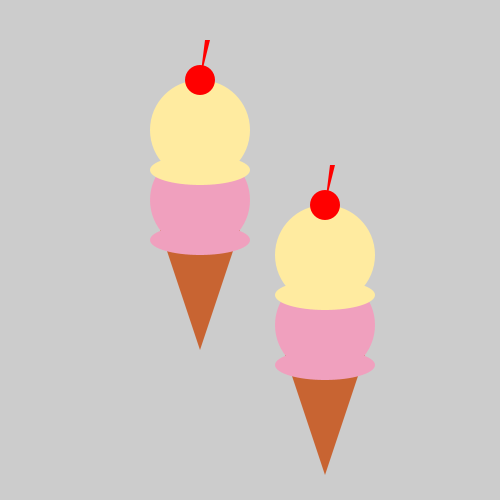
Frame 1 (no input)
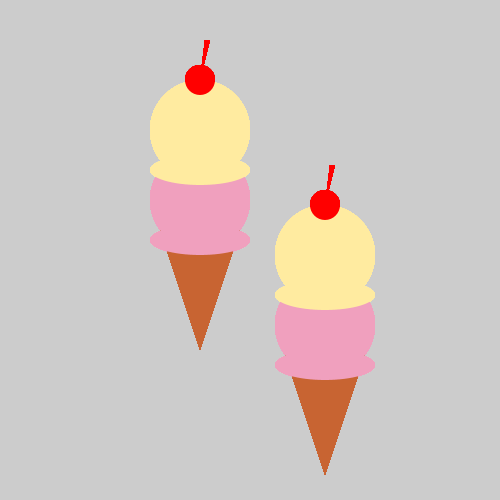
Frame 60 (the mouse pressed at the canvas centre just before this capture)
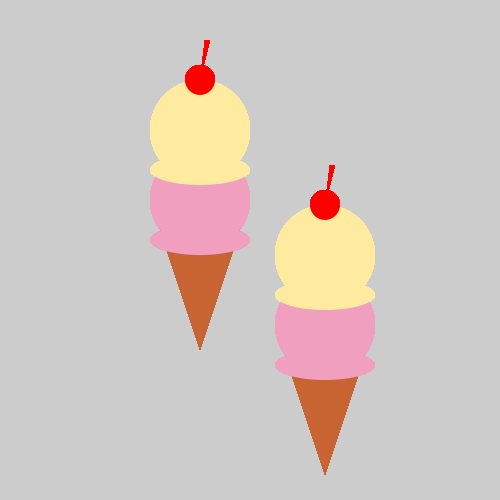
Frame 120 (the mouse held since frame 60 and released just before this capture)

The Processing sketch that drew these frames (run headless with seeded random() and noise(); from frame 60 on, the mouse is pressed at the canvas centre):

// Processing sketch: ice_cream
// ── ice_cream.pde
void setup() {
 size(500, 500); 
}

void draw() {
  drawCone(-50,-50);
  drawCone(75,75);
 
}
void drawCone(int x, int y){
   noStroke(); 
  fill(200,100,50);
  triangle(250 + x,400 + y,290 + x,280 + y,210 + x,280 + y);
  fill(240,160,190);
  ellipse(250 + x,250 + y,100,100);
  ellipse(250 + x,290 + y,100,30);
  fill(255,235,160);
  ellipse(250 + x,180 + y,100,100);
  ellipse(250 + x,220 + y,100,30);
  fill(255,0,0);
  ellipse(250 + x,130 + y,30,30);
  fill(255,0,0);
  triangle(250 + x,130 + y,260 + x,90 + y,255 + x,90 + y);
}
